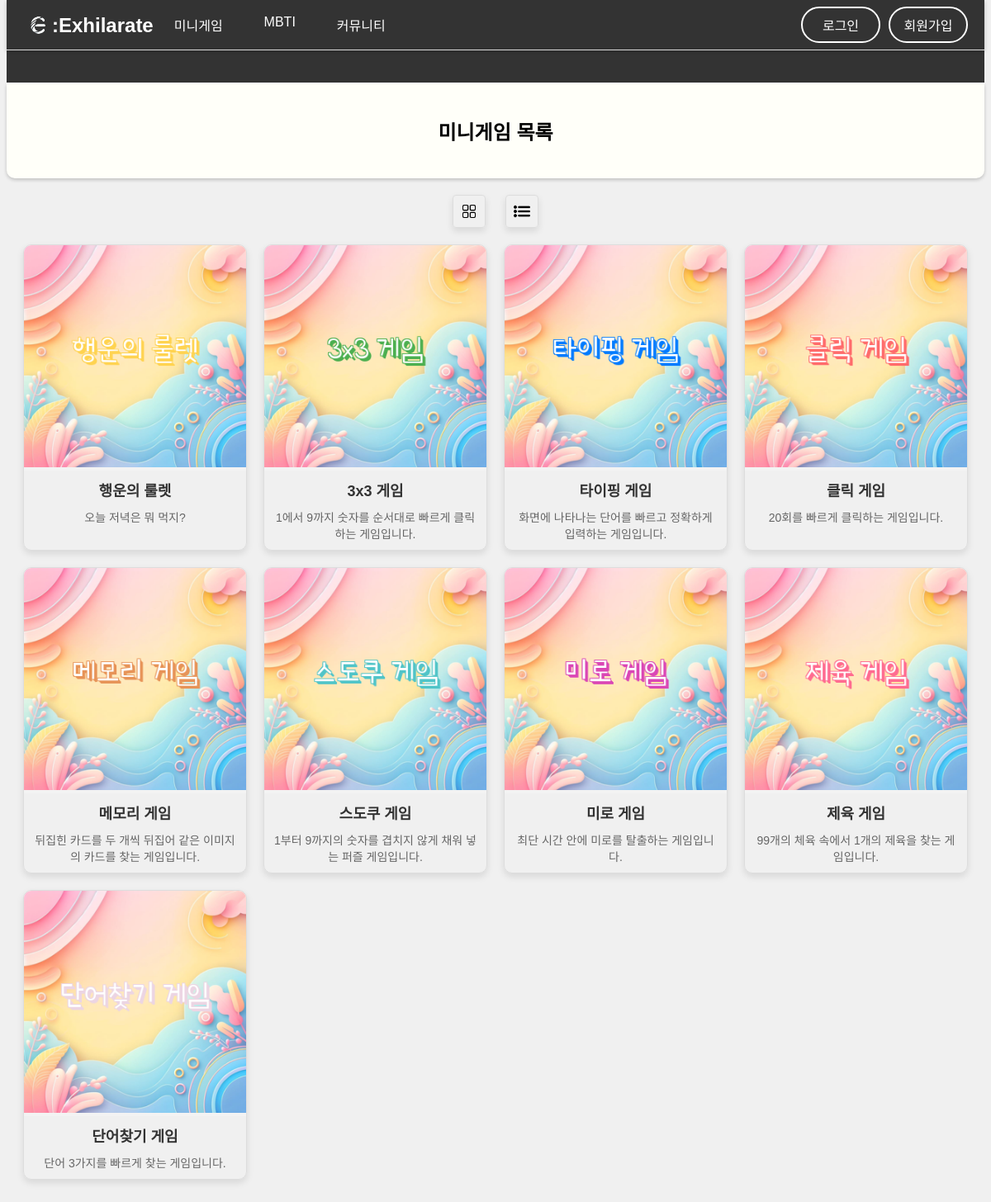
/games, run on the app's committed database.
### tables this page shows
CREATE TABLE menu_info (
            id INTEGER PRIMARY KEY AUTOINCREMENT,
            menu TEXT NOT NULL,
            image TEXT NOT NULL,
            name TEXT NOT NULL,
            url TEXT NOT NULL,
            description TEXT NOT NULL,
            state INTEGER NOT NULL
        );

### app.py (the view)
@app.route('/')
@app.route('/games')
def games():
    db = get_db()
    games = db.execute("SELECT id, name, image, url, menu, description FROM menu_info WHERE menu = 'game' ORDER BY id ASC").fetchall()
    Phrase = '미니게임 목록'
    return render_template('games.html', games=games, game_name=Phrase)

### app.py (called while the page is built)
def get_db():
    if 'db' not in g:
        g.db = sqlite3.connect(DATABASE_FILE)
        g.db.row_factory = sqlite3.Row
    return g.db

@app.context_processor
def inject_menus():
    db = get_db()
    all_menus = db.execute("SELECT id, name, url, menu, description FROM menu_info ORDER BY id ASC").fetchall()
    mbti_menus = db.execute("SELECT id, name, url, image, color, description FROM mbti_info ORDER BY id ASC").fetchall()
    games = [item for item in all_menus if item['menu'] == 'game']
    communities = [item for item in all_menus if item['menu'] == 'community']
    mbtis = mbti_menus
    path = request.path
    if path.startswith('/games'):
        message = '미니 게임은 하루 최대 5번 저장이 가능합니다. (24:00 초기화)'
    elif path.startswith('/mbti'):
        message = '여러가지 테마의 MBTI 테스트를 경험하세요!'
    else:
        message = 'EXHILARATE: …의 기분을 들뜨게 하다, 기분을 좋게 하다'
    return {'games': games, 'communities': communities, 'mbtis': mbtis, 'custom_message': message}

### templates/games.html (shortened to what this page needs)
{% extends 'base.html' %}
{% block content %}
<div class="minigames-container">
    <link rel="stylesheet" type="text/css" href="{{ url_for('static', filename='css/games/games.css') }}">
    <div class="game-buttons">
        <button id="box-view" data-tooltip="박스">
            <img src="{{ url_for('static', filename='images/icons/grid.png') }}">
        </button>
        <button id="list-view" data-tooltip="리스트">
            <img src="{{ url_for('static', filename='images/icons/list.png') }}">
        </button>
    </div>
    <div class="games">
        {% for game in games %}
        <div class="game">
            <a href="/games/{{ game.url }}">
                <div class="game-image">
                    <img src="{{ url_for('static', filename=game.image) }}" alt="{{ game.name }} 사진">
                </div>
                <div class="game-name">{{ game.name }}</div>
                <div class="game-description">{{ game.description }}</div>
            </a>
        </div>
        {% endfor %}
    </div>
</div>
{% endblock %}

### templates/base.html (shortened to what this page needs)
<!DOCTYPE html>
<html>
<head>
    <link rel="stylesheet" type="text/css" href="{{ url_for('static', filename='css/base.css') }}">
</head>
{% set excluded_paths = ['/', '/games', '/games/roulette', '/communities', '/mbti', '/mbti/company', '/mbti/animal', '/result' ] %}
<body>
    <nav>
        <div class="logo">
            <a href="/">
                <img class="header-image" src="{{ url_for('static', filename='images/logo.png') }}" alt="로고">
                <span>:Exhilarate</span>
            </a>
        </div>
        <div class="nav-content">
            <ul class="main-menu">
                <li class="dropdown">
                    <a href="/games">미니게임</a>
                </li>
                <li class="dropdown">
                    <a href="/mbti">MBTI</a>
                </li>
                <li class="dropdown">
                    <a href="/community">커뮤니티</a>
                </li>
            </ul>
            <div class="auth-buttons">
                <a href="#" class="login-btn">로그인</a>
                <a href="#" class="register-btn">회원가입</a>
            </div>
        </div>
    </nav>
    <div class="moving-text" data-content="{{ custom_message }}"></div>
    {% if '/mbti' in request.path %}
    <div id="header">
        <h2>{{ mbti_name }}</h2>
        <div id="mbti-name" style="display: none;">{{ mbti_name }}</div>
        <span>{{ mbti_description }}</span>
    </div>
    {% else %}
    <div id="header">
        <h2>{{ game_name }}</h2>
    </div>
    {% endif %}
    {% block content %}{% endblock %}
</body>
</html>

### static/css/base.css (style rules this page uses)
body { font-family: 'Noto Sans KR', sans-serif; background-color: #f0f0f0; color: #333; text-align: center; padding-bottom: 80px; margin-top: 60px; }
#header { color: white; font-family: 'omyu_pretty', sans-serif; padding: 20px; box-shadow: 0 2px 4px rgba(0, 0, 0, 0.2); border-bottom-left-radius: 10px; border-bottom-right-radius: 10px; }
.moving-text { width: 100%; position: relative; overflow: hidden; white-space: nowrap; box-sizing: border-box; color: #FFF; font-size: 1.5rem; font-family: 'GangwonEduSaeeum_OTFMediumA', sans-serif; background-color: #333333; text-shadow: 2px 2px 4px #000000; border-top: 1px solid; border-bottom: 1px solid; padding-top: 4px; animation: border-flicker 1s infinite alternate; }
.moving-text::after { content: var(--content); display: inline-block; padding-left: 100%; animation: move 15s linear infinite; }
.logo { display: flex; align-items: center; }
.logo a { display: flex; align-items: center; text-decoration: none; }
.logo img { max-height: 35px; }
.logo span { font-size: 24px; line-height: 35px; color: white; font-weight: bold; font-family: 'DAEAM_LEE_TAE_JOON', sans-serif; }
button { border: none; color: white; padding: 15px 32px; text-align: center; text-decoration: none; display: inline-block; font-size: 16px; margin: 4px 2px; cursor: pointer; border-radius: 4px; transition: background-color 0.3s; }
.nav-content { display: flex; justify-content: space-between; align-items: center; width: 100%; }
nav { position: fixed; top: 0; left: 0; right: 0; display: flex; justify-content: space-between; align-items: center; padding: 0 20px; background-color: #333333; box-shadow: 0 2px 5px rgba(0, 0, 0, 0.2); z-index: 1000; height: 60px; margin: 0 8px; }
nav ul { list-style: none; padding: 0; margin: 0; display: flex; justify-content: center; }
nav ul li { margin: 0 10px; }
nav ul li a { text-decoration: none; color: #FFFFFF; padding: 20px 15px; }
.dropdown { position: relative; display: inline-block; }
.auth-buttons { display: flex; align-items: center; }
.auth-buttons a { margin-left: 10px; padding: 8px 16px; text-decoration: none; color: #FFFFFF; background-color: transparent; border: 2px solid #FFFFFF; border-radius: 25px; transition: all 0.3s ease; position: relative; overflow: hidden; min-width: 60px; }
.auth-buttons a::before { content: ''; position: absolute; top: 50%; left: 50%; width: 300%; height: 300%; background-color: #FFFFFF; transition: all 0.5s ease; display: block; transform: translate(-50%, -50%) scale(0); border-radius: 30%; opacity: 0.6; z-index: 0; }

### static/css/games/games.css (style rules this page uses)
#header { color: black; background-color: #fffff9; }
.minigames-container { max-width: 1200px; margin: 0 auto; padding: 20px; }
.game-buttons { text-align: center; margin-bottom: 20px; }
.game-buttons button { background: none; border: 1px solid #ddd; border-radius: 4px; box-shadow: 0 4px 8px rgba(0, 0, 0, 0.1); width: 40px; height: 40px; padding: 5px; display: inline-flex; align-items: center; justify-content: center; margin: 0 10px; cursor: pointer; transition: all 0.3s ease; }
.game-buttons button img { width: 20px; height: auto; position: relative; }
.games { display: grid; grid-template-columns: repeat(auto-fit, minmax(250px, 1fr)); gap: 20px; }
.game { border: 1px solid #ddd; border-radius: 10px; overflow: hidden; box-shadow: 0 4px 8px rgba(0, 0, 0, 0.1); transition: transform 0.3s ease-in-out; }
.game a { text-decoration: none; color: inherit; }
.game-image { width: 100%; height: auto; background-color: #f3f3f3; }
.game-image img { width: 100%; max-width: 100%; max-height: 100%; object-fit: center; object-position: center; }
.game-name { padding: 10px; font-size: 18px; font-weight: bold; color: #333; text-align: center; }
.game-description { padding: 0 10px 10px; font-size: 14px; color: #666; text-align: center; }

### data on the page
menu_info: image (picture), name "행운의 룰렛", description "오늘 저녁은 뭐 먹지?"
menu_info: image (picture), name "3x3 게임", description "1에서 9까지 숫자를 순서대로 빠르게 클릭하는 게임입니다."
menu_info: image (picture), name "타이핑 게임", description "화면에 나타나는 단어를 빠르고 정확하게 입력하는 게임입니다."
menu_info: image (picture), name "클릭 게임", description "20회를 빠르게 클릭하는 게임입니다."
menu_info: image (picture), name "메모리 게임", description "뒤집힌 카드를 두 개씩 뒤집어 같은 이미지의 카드를 찾는 게임입니다."
menu_info: image (picture), name "스도쿠 게임", description "1부터 9까지의 숫자를 겹치지 않게 채워 넣는 퍼즐 게임입니다."
menu_info: image (picture), name "미로 게임", description "최단 시간 안에 미로를 탈출하는 게임입니다."
menu_info: image (picture), name "제육 게임", description "99개의 체육 속에서 1개의 제육을 찾는 게임입니다."
menu_info: image (picture), name "단어찾기 게임", description "단어 3가지를 빠르게 찾는 게임입니다."

### other printed values
{{ game_name }} "미니게임 목록"
